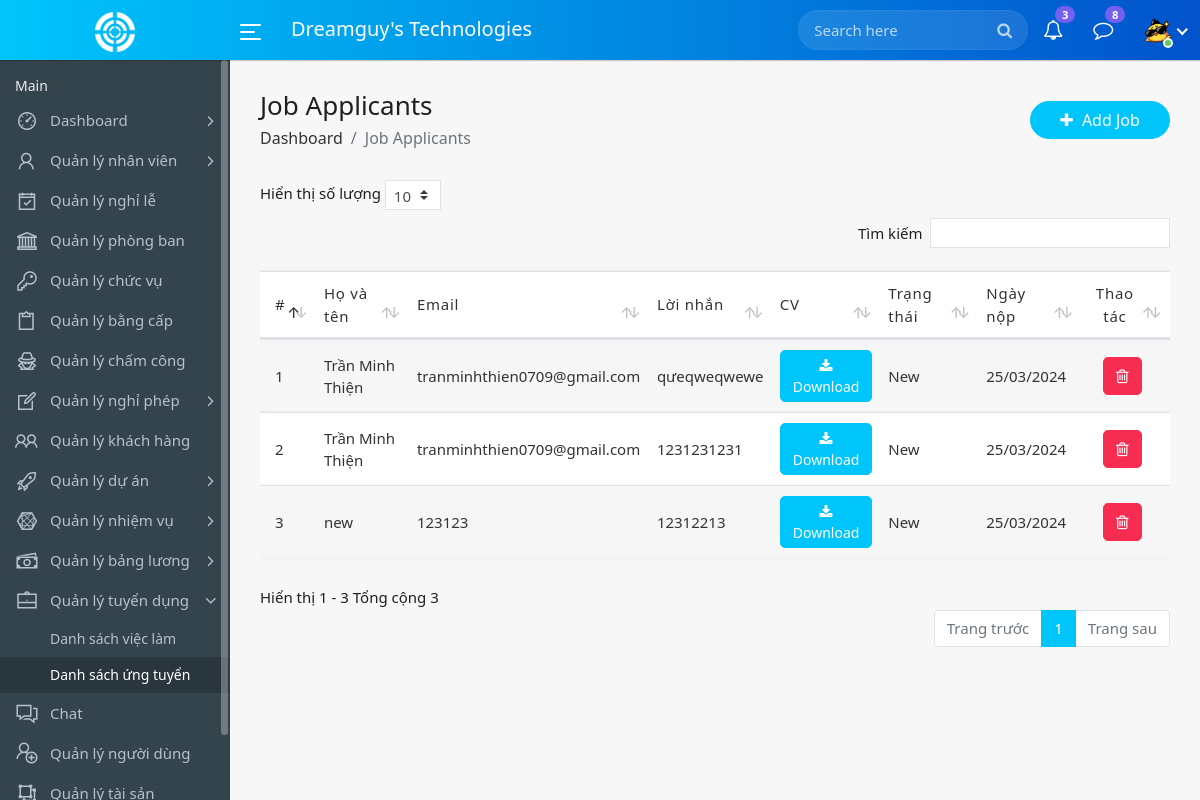
Screenshot of /job-applicants.php (signed in) with the database file from the repository.
### tables this page shows
CREATE TABLE `users` (
  `id` int(11) NOT NULL,
  `name` varchar(200) NOT NULL,
  `email` varchar(100) NOT NULL,
  `password` varchar(200) NOT NULL,
  `avatar` varchar(255) NOT NULL,
  `role` int(11) NOT NULL,
  `status` int(11) NOT NULL,
  `employee_id` int(11) DEFAULT NULL,
  `created_at` timestamp NOT NULL DEFAULT current_timestamp()
);

CREATE TABLE `job_applicants` (
  `id` int(11) NOT NULL,
  `job_id` int(11) NOT NULL,
  `name` varchar(150) NOT NULL,
  `email` varchar(100) NOT NULL,
  `cv` varchar(100) NOT NULL,
  `message` varchar(255) NOT NULL,
  `status` varchar(50) NOT NULL,
  `created_at` timestamp NOT NULL DEFAULT current_timestamp()
);

### class/applicant.php (called while the page is built, shortened)
<?php
class Applicant {
    private $dbh;
    public function __construct($dbh) {
        $this->dbh = $dbh;
    }
    public function viewAllApplicants() {
        try {
            $query = "SELECT * FROM job_applicants";
            $stmt = $this->dbh->prepare($query);
            $stmt->execute();
            return $stmt->fetchAll(PDO::FETCH_ASSOC);
        } catch (PDOException $e) {
            echo "Error: " . $e->getMessage();
            return false;
        }
    }
}

### job-applicants.php (the view, shortened to what this page needs)
<?php
    include_once('includes/config.php');
    include_once('class/applicant.php');
    $applicantObj = new Applicant($dbh);
?>
<!DOCTYPE html>
<html lang="en">
<head>
    <link rel="stylesheet" href="assets/css/bootstrap.min.css">
    <link rel="stylesheet" href="assets/css/font-awesome.min.css">
    <link rel="stylesheet" href="assets/css/line-awesome.min.css">
    <link rel="stylesheet" href="assets/css/dataTables.bootstrap4.min.css">
    <link rel="stylesheet" href="assets/css/select1.min.css">
    <link rel="stylesheet" href="assets/css/style.css">
    <link rel="stylesheet" type="text/css"
        href="https://cdn.datatables.net/buttons/2.2.2/css/buttons.dataTables.min.css">
</head>
<body>
    <div class="main-wrapper">
        <?php include_once("includes/header.php");?>
        <?php include_once("includes/sidebar.php");?>
        <div class="page-wrapper">
            <div class="content container-fluid">
                <div class="page-header">
                    <div class="row align-items-center">
                        <div class="col">
                            <h3 class="page-title">Job Applicants</h3>
                            <ul class="breadcrumb">
                                <li class="breadcrumb-item"><a href="index.php">Dashboard</a></li>
                                <li class="breadcrumb-item active">Job Applicants</li>
                            </ul>
                        </div>
                        <div class="col-auto float-right ml-auto">
                            <a href="#" class="btn add-btn" data-toggle="modal" data-target="#apply_job"><i
                                    class="fa fa-plus"></i> Add Job</a>
                        </div>
                    </div>
                </div>
                <div class="row">
                    <div class="col-md-12">
                        <div class="table-responsive">
                            <table class="table table-striped custom-table datatable">
                                <thead>
                                    <tr>
                                        <th>#</th>
                                        <th>Họ và tên</th>
                                        <th>Email</th>
                                        <th>Lời nhắn</th>
                                        <th>CV</th>
                                        <th>Trạng thái</th>
                                        <th>Ngày nộp</th>
                                        <th class="text-center">Thao tác</th>
                                    </tr>
                                </thead>
                                <tbody>
                                    <?php
									$results = $applicantObj->viewAllApplicants();
										$cnt=1;
										if($results)
										{
										foreach($results as $row)
										{
									?>
                                    <tr>
                                        <td><?=$cnt?></td>
                                        <td><?php echo htmlentities(($row["name"])); ?></td>
                                        <td><?php echo htmlentities($row["email"]); ?></td>
                                        <td><?php echo htmlentities($row["message"]); ?></td>
                                        <td>
                                            <form method="post">
                                                <button class="btn btn-sm btn-primary" type="submit" name="download_cv">
                                                    <i class="fa fa-download"></i>
                                                    Download
                                                </button>
                                            </form>
                                        </td>
                                        <td><?php echo htmlentities(($row["status"])); ?></td>
                                        <td><?php echo date('d/m/Y',htmlentities(strtotime($row["created_at"]))); ?>
                                        </td>
                                        <td class="text-center">
                                            <a class="btn btn-danger" href="#" data-toggle="modal"
                                                data-target="#delete_applicant_<?=$row["id"]?>"><i
                                                    class="fa fa-trash-o "></i></a>
                                        </td>
                                    </tr>
                                    <?php $cnt+=1; }}?>
                                </tbody>
                            </table>
                        </div>
                    </div>
                </div>
            </div>
        </div>
    </div>
</body>
</html>

### includes/header.php (shortened to what this page needs)
<div class="header">
    <div class="header-left">
        <a href="index.php" class="logo">
            <img src="assets/img/logo.png" width="40" height="40" alt="">
        </a>
    </div>
    <a id="toggle_btn" href="javascript:void(0);">
        <span class="bar-icon">
            <span></span>
            <span></span>
            <span></span>
        </span>
    </a>
    <div class="page-title-box">
        <h3>Dreamguy's Technologies</h3>
    </div>
    <ul class="nav user-menu">
        <li class="nav-item">
            <div class="top-nav-search">
                <form action="search.php">
                    <input class="form-control" type="text" placeholder="Search here">
                    <button class="btn" type="submit"><i class="fa fa-search"></i></button>
                </form>
            </div>
        </li>
        <li class="nav-item dropdown">
            <a href="#" class="dropdown-toggle nav-link" data-toggle="dropdown">
                <i class="fa fa-bell-o"></i> <span class="badge badge-pill">3</span>
            </a>
        </li>
        <li class="nav-item dropdown">
            <a href="#" class="dropdown-toggle nav-link" data-toggle="dropdown">
                <i class="fa fa-comment-o"></i> <span class="badge badge-pill">8</span>
            </a>
        </li>
        <?php
	 $sql = "SELECT * FROM users WHERE id = :id";
	 $query = $dbh->prepare($sql);
	 $query->bindParam(':id', $_SESSION["user_id"]);
	 $query->execute();
	 $result = $query->fetch(PDO::FETCH_ASSOC);
		?>
        <li class="nav-item dropdown has-arrow main-drop">
            <a href="#"  class="nav-link dropdown-toggle" data-toggle="dropdown" aria-expanded="false">
                <span class="user-img"> <span class="user-img">
                        <?php if (substr($result["avatar"], 0, 5) === 'https'): ?>
                        <img src="<?php echo htmlentities($result["avatar"]); ?>" alt="Avatar">
                        <?php else: ?>
                        <img src="upload/users/<?php echo htmlentities($result["avatar"]); ?>" alt="Avatar">
                        <?php endif; ?>
                        <span class="status online"></span></span>
            </a>
        </li>
    </ul>
</div>

### rows the page displays
users: avatar (picture)
job_applicants: name "Trần Minh Thiện", email "tranminhthien0709@gmail.com", message "qưeqweqwewe", status "New", created_at "25/03/2024"
job_applicants: name "Trần Minh Thiện", email "tranminhthien0709@gmail.com", message "1231231231", status "New", created_at "25/03/2024"
job_applicants: name "new", email "123123", message "12312213", status "New", created_at "25/03/2024"
